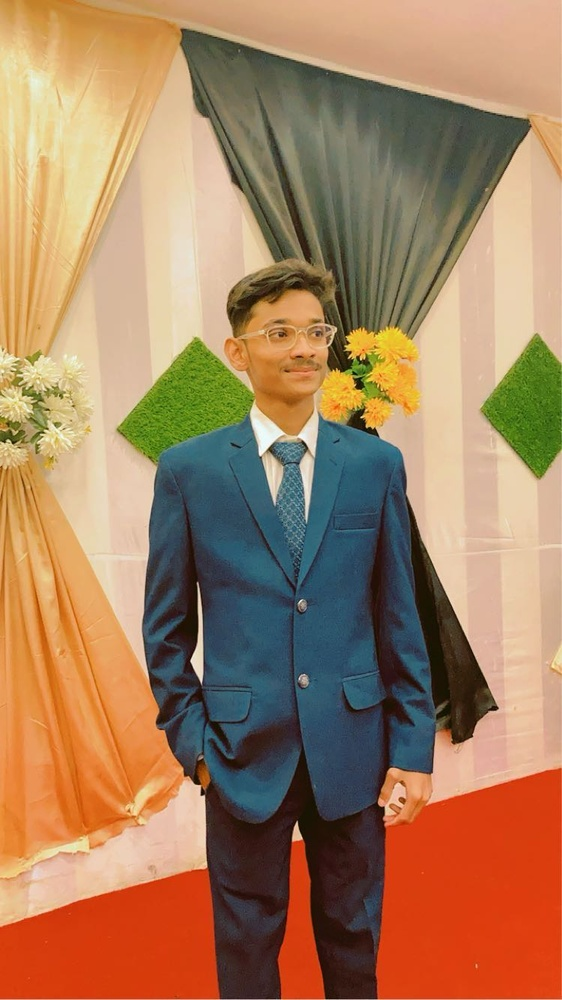
#> input picture sample.jpg, 562 x 1000 px, shrunk from 750 x 1334 before the run
$ python '4_Spatial Downsampling & Pixelation via Striding.py'
#> lines starting #> are read from the running program, lines starting #| are printed output that depends on the picture
import numpy as np
import matplotlib.pyplot as plt
from PIL import Image
import os

# Step factor
N = 8

# Find sample.jpg in the same folder as this Python file
script_dir = os.path.dirname(os.path.abspath(__file__))
image_path = os.path.join(script_dir, "sample.jpg")

# 1. Load input image into NumPy array
img = np.array(Image.open(image_path))
#> img is the input picture: shape (1000, 562, 3); mean R, G, B 165, 127.7, 94.5

# Make sure image has RGB channels
if img.ndim != 3 or img.shape[2] != 3:
    raise ValueError("Input image must be an RGB image.")

# Original dimensions and memory
original_shape = img.shape
#> original_shape = (1000, 562, 3)
original_memory = img.nbytes
#> original_memory = 1686000

# 2. Downsample using NumPy striding
downsampled = img[::N, ::N, :]
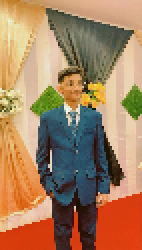
#> downsampled: shape (125, 71, 3) (shown 2 times larger); mean R, G, B 165.5, 128.2, 94.8

# Downsampled dimensions and memory
downsampled_shape = downsampled.shape
#> downsampled_shape = (125, 71, 3)
downsampled_memory = downsampled.nbytes
#> downsampled_memory = 26625

# 3. Re-expand using np.repeat() across axes 0 and 1
reexpanded = np.repeat(
    np.repeat(downsampled, N, axis=0),
    N, axis=1
)
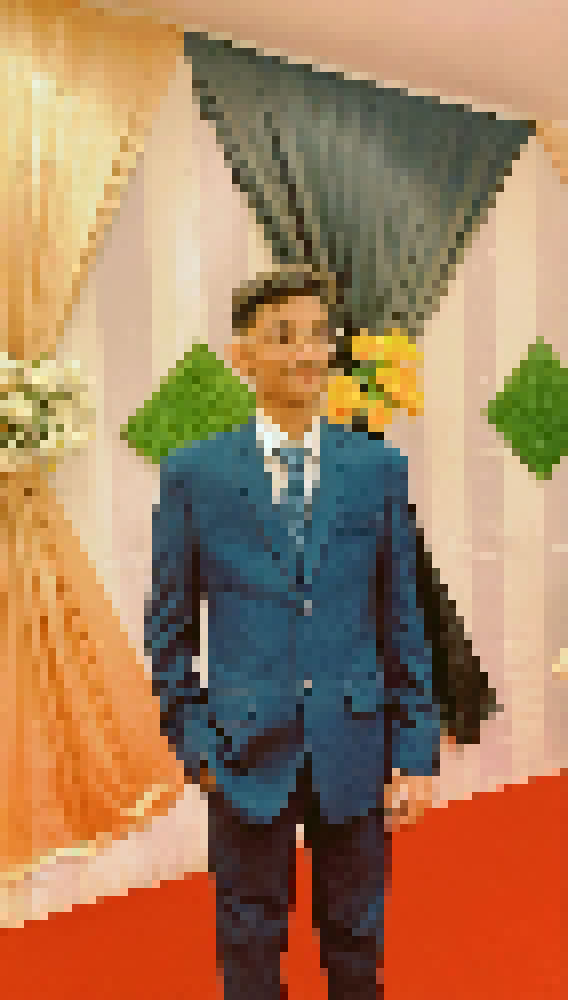
#> reexpanded: shape (1000, 568, 3); mean R, G, B 165.5, 128.2, 94.8

# Crop to exactly match the original dimensions
reexpanded = reexpanded[:img.shape[0], :img.shape[1], :]
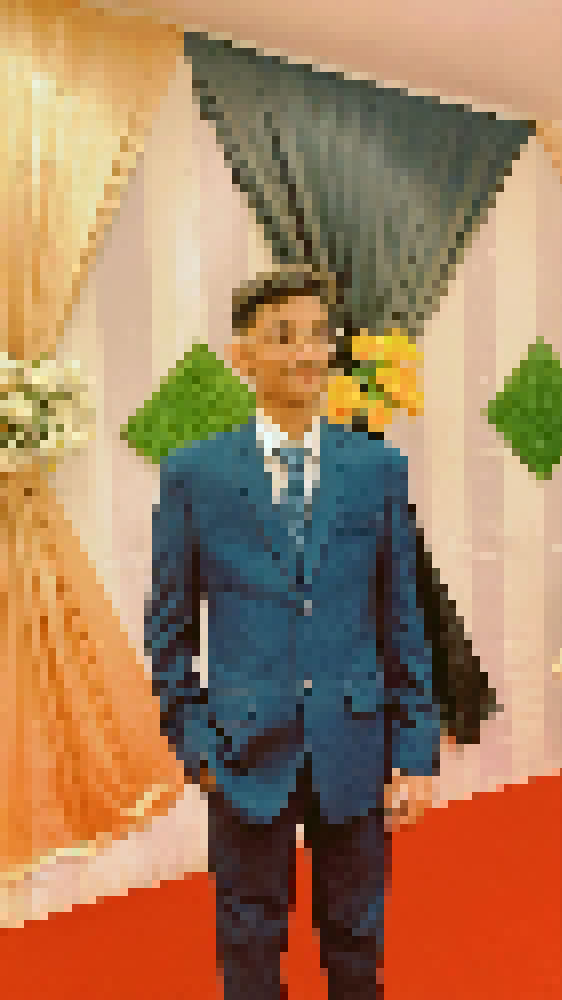
#> reexpanded: shape (1000, 562, 3); mean R, G, B 165.1, 128, 94.7

# 4. Calculate reductions

# Percentage reduction per spatial axis
row_reduction = (1 - downsampled.shape[0] / img.shape[0]) * 100
#> row_reduction = 87.5
column_reduction = (1 - downsampled.shape[1] / img.shape[1]) * 100
#> column_reduction = 87.37

# Memory reduction
memory_savings = (1 - downsampled_memory / original_memory) * 100
#> memory_savings = 98.42

# 5. Print analysis
print(f"--- DOWNSAMPLING ANALYSIS (N = {N}) ---")
print(
    f"Original Shape : {original_shape} | "
    f"Memory: {original_memory:,} bytes"
)
#| Original Shape : (1000, 562, 3) | Memory: 1,686,000 bytes
print(
    f"Downsampled Shape : {downsampled_shape} | "
    f"Memory: {downsampled_memory:,} bytes"
)
#| Downsampled Shape : (125, 71, 3) | Memory: 26,625 bytes
print(
    f"Re-expanded Shape : {reexpanded.shape} | "
    f"Visual: Blocky Pixelation"
)
#| Re-expanded Shape : (1000, 562, 3) | Visual: Blocky Pixelation
print(
    f"Dimension Reduction: "
    f"{row_reduction:.2f}% reduction per axis"
)
#| Dimension Reduction: 87.50% reduction per axis
print(
    f"Memory Savings : "
    f"{memory_savings:.2f}% data reduction"
)
#| Memory Savings : 98.42% data reduction

# 6. Display original and pixelated images
plt.figure(figsize=(12, 5))

plt.subplot(1, 2, 1)
plt.imshow(img)
plt.title("Original Image")
plt.axis("off")

plt.subplot(1, 2, 2)
plt.imshow(reexpanded)
plt.title(f"Pixelated Image (N = {N})")
plt.axis("off")

plt.tight_layout()
plt.show()
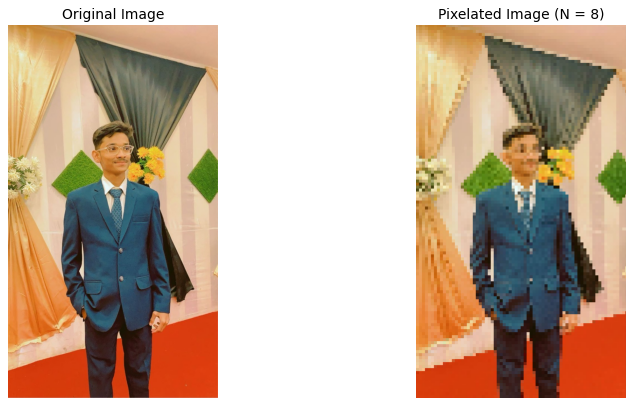
#> figure drawn by matplotlib, 2 panels
